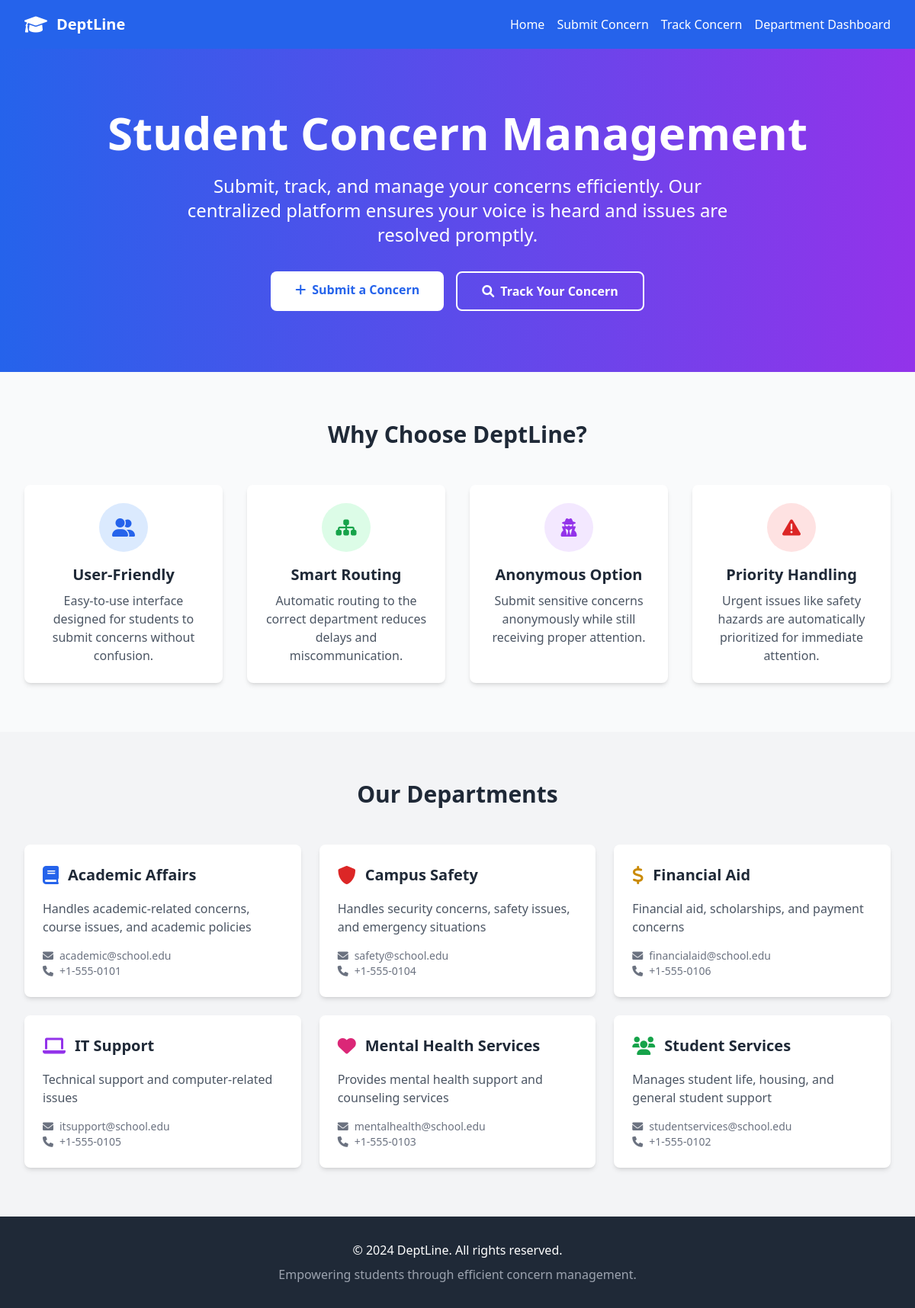
The page / on the database its author committed.
### tables this page shows
CREATE TABLE IF NOT EXISTS departments (
    id INT AUTO_INCREMENT PRIMARY KEY,
    name VARCHAR(100) NOT NULL,
    description TEXT,
    email VARCHAR(100),
    phone VARCHAR(20),
    created_at TIMESTAMP DEFAULT CURRENT_TIMESTAMP
);

### includes/functions.php (called while the page is built, shortened)
<?php
function getDepartments() {
    $pdo = getDBConnection();
    $stmt = $pdo->query("SELECT * FROM departments ORDER BY name");
    return $stmt->fetchAll(PDO::FETCH_ASSOC);
}
?>

### index.php (the view, shortened to what this page needs)
<?php
require_once 'includes/functions.php';
?>
<!DOCTYPE html>
<html lang="en">
<head>
    <script src="https://cdn.tailwindcss.com"></script>
    <link href="https://cdnjs.cloudflare.com/ajax/libs/font-awesome/6.0.0/css/all.min.css" rel="stylesheet">
</head>
<body class="bg-gray-50">
    <nav class="bg-blue-600 text-white shadow-lg">
        <div class="max-w-7xl mx-auto px-4 sm:px-6 lg:px-8">
            <div class="flex justify-between h-16">
                <div class="flex items-center">
                    <i class="fas fa-graduation-cap text-2xl mr-3"></i>
                    <span class="text-xl font-bold">DeptLine</span>
                </div>
                <div class="flex items-center space-x-4">
                    <a href="index.php" class="hover:text-blue-200 transition">Home</a>
                    <a href="submit_concern.php" class="hover:text-blue-200 transition">Submit Concern</a>
                    <a href="track_concern.php" class="hover:text-blue-200 transition">Track Concern</a>
                    <a href="department_dashboard.php" class="hover:text-blue-200 transition">Department Dashboard</a>
                </div>
            </div>
        </div>
    </nav>
    <div class="bg-gradient-to-r from-blue-600 to-purple-600 text-white">
        <div class="max-w-7xl mx-auto px-4 sm:px-6 lg:px-8 py-20">
            <div class="text-center">
                <h1 class="text-4xl md:text-6xl font-bold mb-6">
                    Student Concern Management
                </h1>
                <p class="text-xl md:text-2xl mb-8 max-w-3xl mx-auto">
                    Submit, track, and manage your concerns efficiently. Our centralized platform ensures your voice is heard and issues are resolved promptly.
                </p>
                <div class="flex flex-col sm:flex-row gap-4 justify-center">
                    <a href="submit_concern.php" class="bg-white text-blue-600 px-8 py-3 rounded-lg font-semibold hover:bg-gray-100 transition duration-300">
                        <i class="fas fa-plus mr-2"></i>Submit a Concern
                    </a>
                    <a href="track_concern.php" class="border-2 border-white text-white px-8 py-3 rounded-lg font-semibold hover:bg-white hover:text-blue-600 transition duration-300">
                        <i class="fas fa-search mr-2"></i>Track Your Concern
                    </a>
                </div>
            </div>
        </div>
    </div>
    <div class="max-w-7xl mx-auto px-4 sm:px-6 lg:px-8 py-16">
        <h2 class="text-3xl font-bold text-center mb-12 text-gray-800">Why Choose DeptLine?</h2>
        <div class="grid md:grid-cols-2 lg:grid-cols-4 gap-8">
            <div class="text-center p-6 bg-white rounded-lg shadow-md hover:shadow-lg transition duration-300">
                <div class="bg-blue-100 w-16 h-16 rounded-full flex items-center justify-center mx-auto mb-4">
                    <i class="fas fa-user-friends text-2xl text-blue-600"></i>
                </div>
                <h3 class="text-xl font-semibold mb-2 text-gray-800">User-Friendly</h3>
                <p class="text-gray-600">Easy-to-use interface designed for students to submit concerns without confusion.</p>
            </div>
            <div class="text-center p-6 bg-white rounded-lg shadow-md hover:shadow-lg transition duration-300">
                <div class="bg-green-100 w-16 h-16 rounded-full flex items-center justify-center mx-auto mb-4">
                    <i class="fas fa-sitemap text-2xl text-green-600"></i>
                </div>
                <h3 class="text-xl font-semibold mb-2 text-gray-800">Smart Routing</h3>
                <p class="text-gray-600">Automatic routing to the correct department reduces delays and miscommunication.</p>
            </div>
            <div class="text-center p-6 bg-white rounded-lg shadow-md hover:shadow-lg transition duration-300">
                <div class="bg-purple-100 w-16 h-16 rounded-full flex items-center justify-center mx-auto mb-4">
                    <i class="fas fa-user-secret text-2xl text-purple-600"></i>
                </div>
                <h3 class="text-xl font-semibold mb-2 text-gray-800">Anonymous Option</h3>
                <p class="text-gray-600">Submit sensitive concerns anonymously while still receiving proper attention.</p>
            </div>
            <div class="text-center p-6 bg-white rounded-lg shadow-md hover:shadow-lg transition duration-300">
                <div class="bg-red-100 w-16 h-16 rounded-full flex items-center justify-center mx-auto mb-4">
                    <i class="fas fa-exclamation-triangle text-2xl text-red-600"></i>
                </div>
                <h3 class="text-xl font-semibold mb-2 text-gray-800">Priority Handling</h3>
                <p class="text-gray-600">Urgent issues like safety hazards are automatically prioritized for immediate attention.</p>
            </div>
        </div>
    </div>
    <div class="bg-gray-100 py-16">
        <div class="max-w-7xl mx-auto px-4 sm:px-6 lg:px-8">
            <h2 class="text-3xl font-bold text-center mb-12 text-gray-800">Our Departments</h2>
            <div class="grid md:grid-cols-2 lg:grid-cols-3 gap-6">
                <?php
                $departments = getDepartments();
                foreach ($departments as $dept) {
                    $icon_class = '';
                    switch (strtolower($dept['name'])) {
                        case 'academic affairs':
                            $icon_class = 'fas fa-book text-blue-600';
                            break;
                        case 'student services':
                            $icon_class = 'fas fa-users text-green-600';
                            break;
                        case 'mental health services':
                            $icon_class = 'fas fa-heart text-pink-600';
                            break;
                        case 'campus safety':
                            $icon_class = 'fas fa-shield-alt text-red-600';
                            break;
                        case 'it support':
                            $icon_class = 'fas fa-laptop text-purple-600';
                            break;
                        case 'financial aid':
                            $icon_class = 'fas fa-dollar-sign text-yellow-600';
                            break;
                    }
                ?>
                <div class="bg-white p-6 rounded-lg shadow-md hover:shadow-lg transition duration-300">
                    <div class="flex items-center mb-4">
                        <i class="<?php echo $icon_class; ?> text-2xl mr-3"></i>
                        <h3 class="text-xl font-semibold text-gray-800"><?php echo htmlspecialchars($dept['name']); ?></h3>
                    </div>
                    <p class="text-gray-600 mb-4"><?php echo htmlspecialchars($dept['description']); ?></p>
                    <div class="text-sm text-gray-500">
                        <p><i class="fas fa-envelope mr-2"></i><?php echo htmlspecialchars($dept['email']); ?></p>
                        <p><i class="fas fa-phone mr-2"></i><?php echo htmlspecialchars($dept['phone']); ?></p>
                    </div>
                </div>
                <?php } ?>
            </div>
        </div>
    </div>
    <footer class="bg-gray-800 text-white py-8">
        <div class="max-w-7xl mx-auto px-4 sm:px-6 lg:px-8">
            <div class="text-center">
                <p>&copy; 2024 DeptLine. All rights reserved.</p>
                <p class="mt-2 text-gray-400">Empowering students through efficient concern management.</p>
            </div>
        </div>
    </footer>
</body>
</html>

### rows shown on the page
departments: name "Academic Affairs", description "Handles academic-related concerns, course issues, and academic policies", email "academic@school.edu", phone "+1-555-0101"
departments: name "Campus Safety", description "Handles security concerns, safety issues, and emergency situations", email "safety@school.edu", phone "+1-555-0104"
departments: name "Financial Aid", description "Financial aid, scholarships, and payment concerns", email "financialaid@school.edu", phone "+1-555-0106"
departments: name "IT Support", description "Technical support and computer-related issues", email "itsupport@school.edu", phone "+1-555-0105"
departments: name "Mental Health Services", description "Provides mental health support and counseling services", email "mentalhealth@school.edu", phone "+1-555-0103"
departments: name "Student Services", description "Manages student life, housing, and general student support", email "studentservices@school.edu", phone "+1-555-0102"
